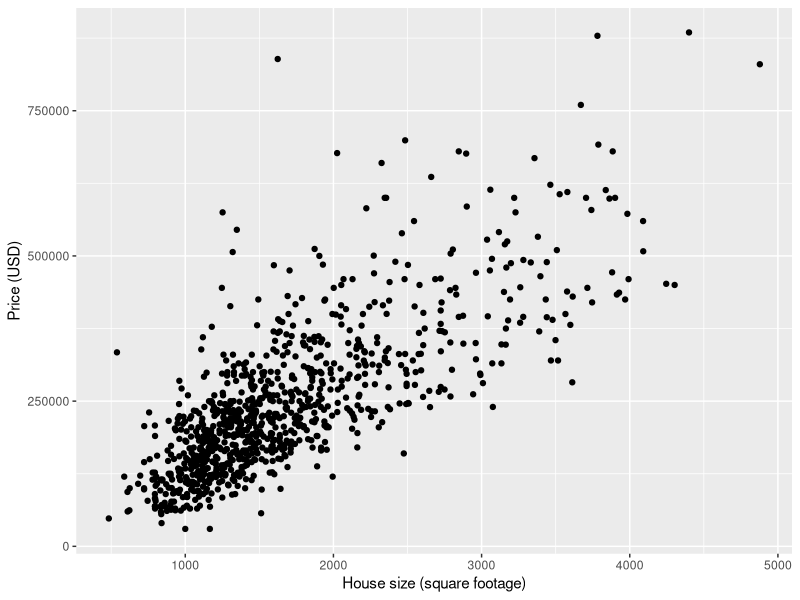

This figure's R source:
## ---- chunk 1
knitr::opts_chunk$set(echo = TRUE)
## ---- chunk 2
library(tidyverse)
library(forcats)
library(caret)

data(Sacramento)
head(Sacramento)
## ---- chunk 3
eda <- ggplot(Sacramento, aes(x = sqft, y = price)) +
  geom_point() +
  xlab("House size (square footage)") +
  ylab("Price (USD)")
eda
